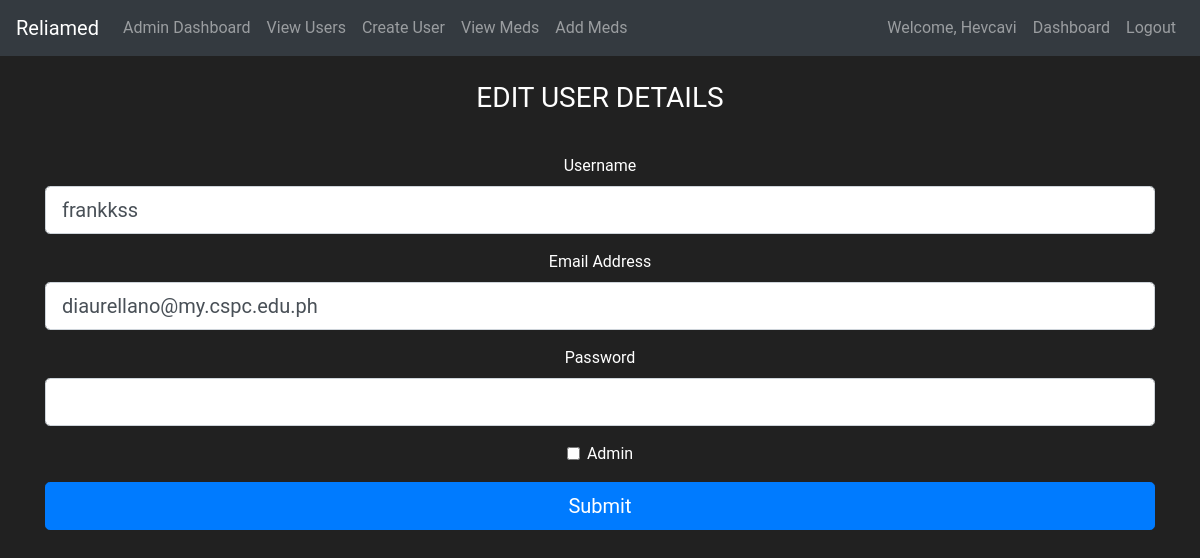
/edit_user/edit/1 (signed in), run on the app's committed database.
### reliamed/models.py (models this page shows, shortened)
class User(db.Model, UserMixin):
    id = db.Column(db.Integer, primary_key=True)
    username = db.Column(db.String(length=30), nullable=False, unique=True)
    email_address = db.Column(db.String(length=50), nullable=False, unique=True)
    password_hash = db.Column(db.String(length=60), nullable=False)
    budget = db.Column(db.Integer, nullable=False, default=1000)
    is_admin = db.Column(db.Boolean, default=False) # added column in User table | Used for checking if user is admin or not
    products = db.relationship('Pharmaceuticals', backref='owned_user', lazy=True)  # Ensure this line is added
    profile_pic = db.Column(db.String(), nullable=True)
    @property
    def password(self):
        raise AttributeError('password is not a readable attribute.')

### reliamed/routes.py (the view, shortened to what this page needs)
@app.route('/edit_user/edit/<int:user_id>', methods=['GET', 'POST'])
@login_required
@admin_required
def edit_user(user_id):
    user = User.query.get_or_404(user_id)
    form = AdminUserForm(original_username=user.username, original_email=user.email_address, obj=user)
    return render_template('admin/edit_user.html', form=form, user=user)

### reliamed/forms.py (shortened to what this page needs)
class AdminUserForm(FlaskForm):
    username = StringField('Username', validators=[DataRequired(), Length(min=2, max=30)])
    email_address = StringField('Email Address', validators=[DataRequired(), Email()])
    password = PasswordField('Password', validators=[Optional(), Length(min=6)])
    is_admin = BooleanField('Admin')
    submit = SubmitField('Submit')
    def __init__(self, original_username=None, original_email=None, *args, **kwargs):
        super(AdminUserForm, self).__init__(*args, **kwargs)
        self.original_username = original_username
        self.original_email = original_email

### reliamed/models.py (called while the page is built)
@login_manager.user_loader
def load_user(user_id):
    return User.query.get(int(user_id))

### reliamed/templates/admin/edit_user.html (shortened to what this page needs)
{% extends 'base.html' %}
{% block content %}
<body class="text-center">
    <div class="container">
        <form method="POST" class="form-register" style="color:white">
            <h1 class="h3 mb-3 font-weight-normal">
                EDIT USER DETAILS
            </h1>
            <br>
        <div class="form-group">
            {{ form.username.label(class="form-control-label") }}
            {{ form.username(class="form-control form-control-lg") }}
        </div>
        <div class="form-group">
            {{ form.email_address.label(class="form-control-label") }}
            {{ form.email_address(class="form-control form-control-lg") }}
        </div>
        <div class="form-group">
            {{ form.password.label(class="form-control-label") }}
            {{ form.password(class="form-control form-control-lg") }}
        </div>
        <div class="form-group form-check">
            {{ form.is_admin(class="form-check-input") }}
            {{ form.is_admin.label(class="form-check-label") }}
        </div>
        <div class="form-group">
            {{ form.submit(class="btn btn-primary btn-block btn-lg") }}
        </div>
        </form>
    </div>
</body>
{% endblock %}

### reliamed/templates/base.html (shortened to what this page needs)
<!doctype html>
<html lang="en">
   <head>
      <link rel="stylesheet" href="https://cdn.jsdelivr.net/npm/bootstrap@4.5.3/dist/css/bootstrap.min.css">
   </head>
   <body>
    <nav class="navbar navbar-expand-md navbar-dark bg-dark">
      <a class="navbar-brand" href="#">Reliamed</a>
      <div class="collapse navbar-collapse" id="navbarNav">
        <ul class="navbar-nav mr-auto">
            {% if current_user.is_authenticated and current_user.is_admin %}
            <li class="nav-item">
                <a class="nav-link" href="{{ url_for('admin_home') }}">Admin Dashboard</a>
            </li>
            <li class="nav-item">
                <a class="nav-link" href="{{ url_for('view_users') }}">View Users</a>
            </li>
            <li class="nav-item">
                <a class="nav-link" href="{{ url_for('create_user') }}">Create User</a>
            </li>
            <li class="nav-item">
                <a class="nav-link" href="{{ url_for('view_medicines') }}">View Meds</a>
            </li>
            <li class="nav-item">
                <a class="nav-link" href="{{ url_for('add_medicine') }}">Add Meds</a>
            </li>
            {% endif %}
        </ul>
          {% if current_user.is_authenticated %}
            <ul class="navbar-nav">
                <li class="nav-item">
                    <a class="nav-link">Welcome, {{ current_user.username }}</a>
                </li>
                <li class="nav-item">
                    <a class="nav-link" href="{{ url_for('dashboard') }}">Dashboard</a>
                </li>
                <li class="nav-item">
                    <a class="nav-link" href="{{ url_for('logout_page') }}">Logout</a>
                </li>
            </ul>
          {% endif %}
      </div>
    </nav>
      {% block content %}
      {% endblock %}
   </body>
</html>

### reliamed/templates/base.html (style rules this page uses)
body { background-color: #212121; color: white; font-family:'Roboto',sans-serif; }

### data on the page
User: username "Hevcavi"
User: username "frankkss", email_address "diaurellano@my.cspc.edu.ph"
